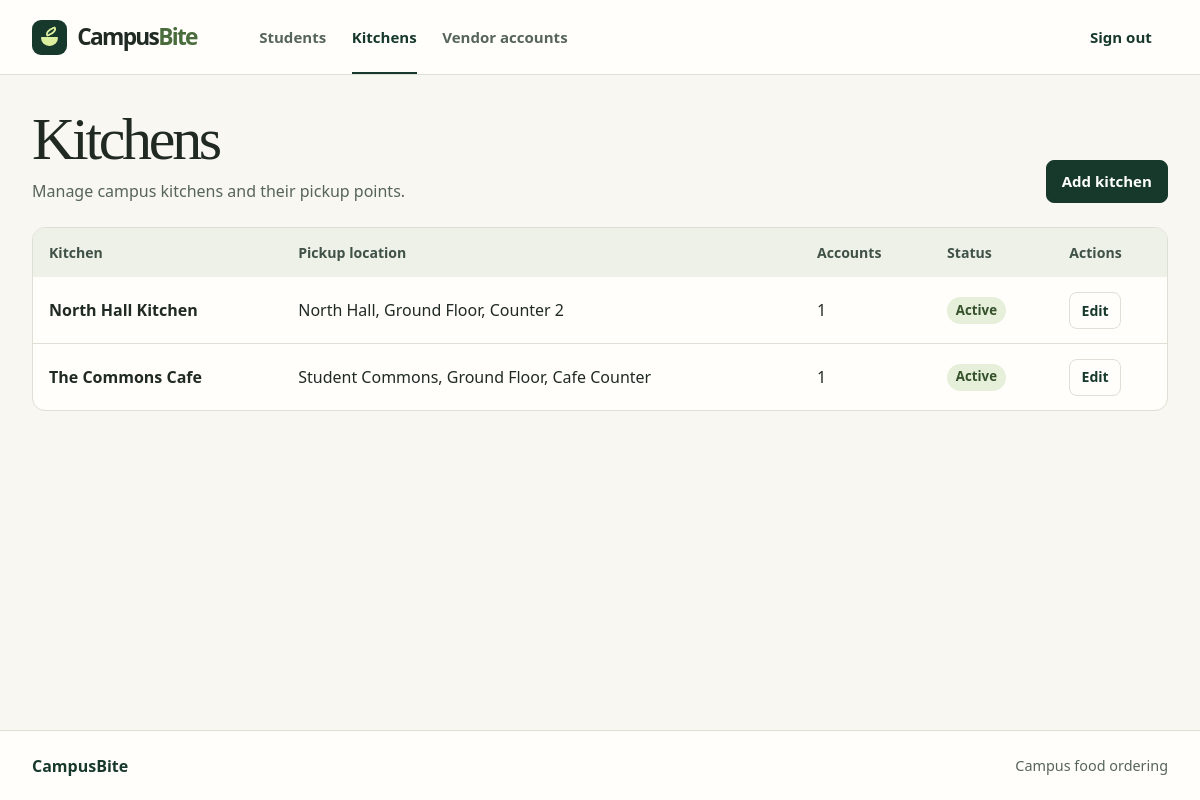
The page /index.php?page=admin-kitchens (signed in) on the database its author committed.
### tables this page shows
CREATE TABLE IF NOT EXISTS users (
    id INT UNSIGNED AUTO_INCREMENT PRIMARY KEY,
    username VARCHAR(30) NOT NULL UNIQUE,
    email VARCHAR(254) NOT NULL UNIQUE,
    password_hash VARCHAR(255) NOT NULL,
    role ENUM('student','vendor','admin') NOT NULL DEFAULT 'student',
    vendor_id INT UNSIGNED NULL,
    is_active BOOLEAN NOT NULL DEFAULT TRUE,
    auth_version INT UNSIGNED NOT NULL DEFAULT 1,
    created_at DATETIME NOT NULL DEFAULT CURRENT_TIMESTAMP,
    FOREIGN KEY (vendor_id) REFERENCES vendors(id),
    CHECK ((role = 'vendor' AND vendor_id IS NOT NULL) OR (role <> 'vendor' AND vendor_id IS NULL)),
    INDEX users_role_status (role, is_active)
);

CREATE TABLE IF NOT EXISTS vendors (
    id INT UNSIGNED AUTO_INCREMENT PRIMARY KEY,
    name VARCHAR(100) NOT NULL UNIQUE,
    pickup_location VARCHAR(150) NOT NULL,
    is_active BOOLEAN NOT NULL DEFAULT TRUE,
    created_at DATETIME NOT NULL DEFAULT CURRENT_TIMESTAMP
);

### public/index.php (called while the page is built, shortened)
<?php
require dirname(__DIR__) . '/app/bootstrap.php';
require dirname(__DIR__) . '/app/accounts.php';
require dirname(__DIR__) . '/app/views.php';
$page = value($_GET, 'page') ?: 'menu';
$id = natural($_GET['id'] ?? null);
$user = null;
try {
    $user = signed_in_user();
    $routes = [
        'menu' => ['any', 'Campus menu'], 'login' => ['guest', 'Sign in'], 'register' => ['guest', 'Create an account'],
        'cart' => ['student', 'Your cart'], 'cart-switch' => ['student', 'Switch kitchens'], 'checkout' => ['student', 'Checkout'],
        'orders' => ['student', 'My orders'], 'order' => ['signed-in', 'Order details'],
        'vendor-orders' => ['vendor', 'Kitchen orders'], 'vendor-menu' => ['vendor', 'Kitchen menu'],
        'vendor-item' => ['vendor', $id ? 'Edit menu item' : 'Add menu item'],
        'vendor-categories' => ['vendor', 'Categories'], 'vendor-category' => ['vendor', $id ? 'Edit category' : 'Add category'],
        'admin-students' => ['admin', 'Student accounts'], 'admin-kitchens' => ['admin', 'Kitchens'],
        'admin-kitchen' => ['admin', $id ? 'Edit kitchen' : 'Add kitchen'],
        'admin-vendor-accounts' => ['admin', 'Vendor accounts'],
        'admin-vendor-account' => ['admin', $id ? 'Edit vendor account' : 'Add vendor account'],
    ];
    [$role, $title] = $routes[$page];
    $data = [];
    switch ($page) {
        case 'admin-kitchens':
            $data['vendors'] = rows("SELECT v.*, (SELECT COUNT(*) FROM users u WHERE u.vendor_id = v.id AND u.role = 'vendor') AS account_count FROM vendors v ORDER BY v.name");
            break;
    }
    render($page, $title, $user, $data + ['id' => $id]);
} catch (Throwable $error) {
    error_log((string) $error);
    http_response_code(503);
    render('message', 'CampusBite is temporarily unavailable', $user, [
        'message' => 'Try again in a moment. For a new installation, check the database setup in the README.',
    ]);
}

### app/bootstrap.php (called while the page is built, shortened)
<?php
function config(): array
{
    static $config;
    if ($config === null) {
        $config = [
            'host' => '127.0.0.1', 'port' => 3306, 'database' => 'campusbite',
            'username' => 'campusbite', 'password' => '',
            'timezone' => 'Asia/Kuala_Lumpur', 'currency' => 'RM', 'session_secure' => false,
        ];
        date_default_timezone_set($config['timezone']);
    }
    return $config;
}
function db(): PDO
{
    static $connection;
    if ($connection === null) {
        $config = config();
        $connection = new PDO(
            sprintf('mysql:host=%s;port=%d;dbname=%s;charset=utf8mb4', $config['host'], $config['port'], $config['database']),
            $config['username'],
            $config['password'],
            [PDO::ATTR_ERRMODE => PDO::ERRMODE_EXCEPTION, PDO::ATTR_DEFAULT_FETCH_MODE => PDO::FETCH_ASSOC, PDO::ATTR_EMULATE_PREPARES => false]
        );
        $connection->exec("SET time_zone = '+00:00'");
    }
    return $connection;
}
function query(string $sql, array $parameters = []): PDOStatement
{
    $statement = db()->prepare($sql);
    $statement->execute($parameters);
    return $statement;
}
function rows(string $sql, array $parameters = []): array
{
    return query($sql, $parameters)->fetchAll();
}
function row(string $sql, array $parameters = []): ?array
{
    return query($sql, $parameters)->fetch() ?: null;
}
function e(string|int|null $value): string
{
    return htmlspecialchars((string) $value, ENT_QUOTES | ENT_SUBSTITUTE, 'UTF-8');
}
function url(string $page = 'menu', array $parameters = []): string
{
    return 'index.php?' . http_build_query(['page' => $page] + $parameters);
}

### app/accounts.php (called while the page is built, shortened)
<?php
function user_by_id(int $id, bool $lock = false): ?array
{
    $user = row('SELECT id, username, email, role, vendor_id, is_active, auth_version FROM users WHERE id = ?' . ($lock ? ' FOR UPDATE' : ''), [$id]);
    return $user;
}
function account_active(?array $user): bool
{
    return $user && $user['is_active'] && ($user['role'] !== 'vendor' || $user['vendor_active']);
}
function role_home(string $role): string
{
    return match ($role) {
        'admin' => 'admin-students',
        'vendor' => 'vendor-orders',
        default => 'menu',
    };
}
function signed_in_user(): ?array
{
    $user = user_by_id((int) $_SESSION['user_id']);
    if (account_active($user) && (int) $user['auth_version'] === ($_SESSION['auth_version'] ?? 0)) {
        return $user;
    }
    return null;
}

### app/workspace-view.php (the view, shortened to what this page needs)
<?php
switch ($page):
        ?>
        <?php break;
    case 'admin-kitchens':
        page_heading($title, 'Manage campus kitchens and their pickup points.', 'admin-kitchen', 'Add kitchen');
        ?>
        <div class="panel table-panel"><table class="data-table">
            <thead><tr><th scope="col">Kitchen</th><th scope="col">Pickup location</th><th scope="col">Accounts</th><th scope="col">Status</th><th scope="col">Actions</th></tr></thead>
            <tbody><?php foreach ($data['vendors'] as $record): ?>
                <tr><th scope="row"><?= e($record['name']) ?></th><td><?= e($record['pickup_location']) ?></td><td><?= e($record['account_count']) ?></td>
                    <td><?php status_badge($record['is_active'] ? 'active' : 'disabled'); ?></td><td><a class="button button-outline button-small" href="<?= e(url('admin-kitchen', ['id' => $record['id']])) ?>">Edit</a></td></tr>
            <?php endforeach; ?></tbody>
        </table></div>
        <?php break;
        ?>
        <?php break;
endswitch;

### app/views.php (shortened to what this page needs)
    <?php
function page_heading(string $title, string $description = '', ?string $action = null, ?string $actionLabel = null): void
{
    ?>
    <header class="page-heading">
        <div><h1><?= e($title) ?></h1><?php if ($description): ?><p><?= e($description) ?></p><?php endif; ?></div>
        <?php if ($action): ?><a class="button button-primary" href="<?= e(url($action)) ?>"><?= e($actionLabel) ?></a><?php endif; ?>
    </header>
    <?php
}
    ?>
    <?php
function status_badge(string $status): void
{
    ?><span class="status-badge status-<?= e(str_replace(' ', '-', $status)) ?>"><?= e(ORDER_STATUSES[$status] ?? ucfirst($status)) ?></span><?php
}
function render(string $page, string $title, ?array $user, array $data = []): void
{
    $role = $user['role'] ?? '';
    $home = $user ? role_home($role) : 'menu';
    $navigation = match ($role) {
        'student' => ['menu' => 'Menu', 'orders' => 'My orders'],
        'vendor' => ['vendor-orders' => 'Orders', 'vendor-menu' => 'Menu items', 'vendor-categories' => 'Categories'],
        'admin' => ['admin-students' => 'Students', 'admin-kitchens' => 'Kitchens', 'admin-vendor-accounts' => 'Vendor accounts'],
        default => ['menu' => 'Menu'],
    };
    $current = match ($page) {
        'order' => $role === 'vendor' ? 'vendor-orders' : 'orders',
        'vendor-item' => 'vendor-menu', 'vendor-category' => 'vendor-categories',
        'admin-kitchen' => 'admin-kitchens', 'admin-vendor-account' => 'admin-vendor-accounts',
        default => $page,
    };
    ?>
<!doctype html>
<html lang="en">
<head>
    <link rel="stylesheet" href="assets/bootstrap.min.css">
    <link rel="stylesheet" href="assets/app.css">
</head>
<body>
<header class="site-header">
    <div class="site-width header-inner">
        <a class="brand" href="<?= e(url($home)) ?>" aria-label="CampusBite home"><span class="brand-icon" aria-hidden="true"></span><span>Campus<span class="brand-accent">Bite</span></span></a>
        <nav class="site-nav" aria-label="Main navigation">
            <?php foreach ($navigation as $route => $label): ?>
                <a href="<?= e(url($route)) ?>"<?= $current === $route ? ' aria-current="page"' : '' ?>><?= e($label) ?></a>
            <?php endforeach; ?>
        </nav>
        <div class="header-actions">
            <?php if ($user): ?>
                <form method="post" action="index.php" class="inline-form">
                    <?php form_fields('logout'); ?><button class="button button-quiet" type="submit">Sign out</button>
                </form>
            <?php else: ?>
                <a class="button button-quiet" href="<?= e(url('login')) ?>"<?= $page === 'login' ? ' aria-current="page"' : '' ?>>Sign in</a>
                <a class="button button-primary header-register" href="<?= e(url('register')) ?>">Create account</a>
            <?php endif; ?>
        </div>
    </div>
</header>
<main id="main" class="site-width main-content" tabindex="-1">
    <?php if (str_starts_with($page, 'vendor-') || str_starts_with($page, 'admin-')): ?>
        <?php require __DIR__ . '/workspace-view.php'; ?>
    <?php else: ?>
        <?php require __DIR__ . '/student-view.php'; ?>
    <?php endif; ?>
</main>
<footer class="site-footer"><div class="site-width footer-inner"><a href="<?= e(url($home)) ?>">CampusBite</a><span>Campus food ordering</span></div></footer>
</body>
</html>
    <?php
}

### rows shown on the page
users: role "Students", role "Kitchens", role "Vendor accounts"
vendors: name "North Hall Kitchen", pickup_location "North Hall, Ground Floor, Counter 2", account_count "1"
vendors: name "The Commons Cafe", pickup_location "Student Commons, Ground Floor, Cafe Counter", account_count "1"

### other values the page prints
$title "Kitchens"
$description "Manage campus kitchens and their pickup points."
$actionLabel "Add kitchen"
